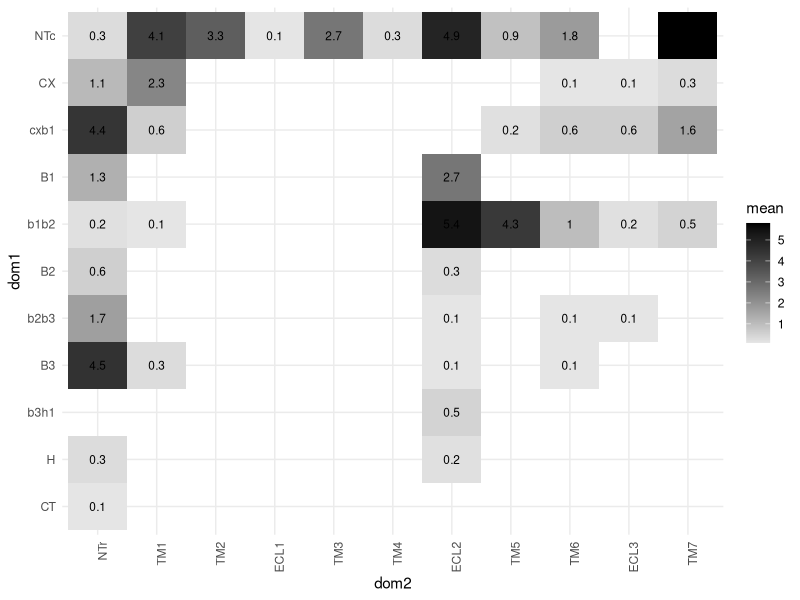
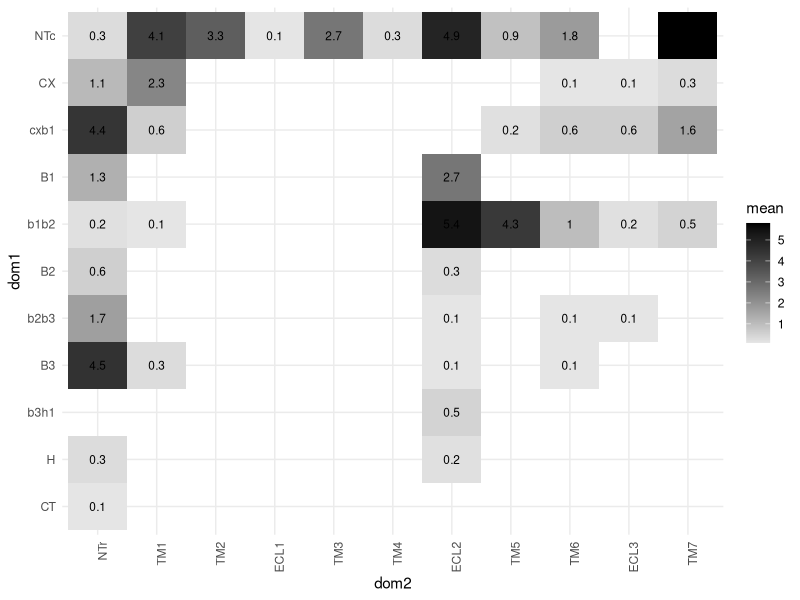

Write R code to recreate these figures, in order.
# Description:
# Calculates mean number of residue-reside contacts across all SSE pairs among
# chemokine-GPCR complex structures. First calculates number of pairwise domain 
# interactions individually, (ie per complex) THEN get percentages (per complex) 
# to normalize percent of that domain-domain interaction comprising total 
# interface, then get the averages of the normalized pairwise contatcs. 
# NOTE: Because the Ngo model encompasses the entire interaction, all Nterm 
# residues of the receptor from NTr.Cm13 and prior were excluded so that the 
# receptor N-terminus approximates the length of the other complexes. NTr.Cm12 
# is the longest length of another receptor, hence exclusion of NTr.Cm13

# packages, working directory
setwd("~/Desktop/Volkman_Lab/BABU_VOLKMAN/CHEMOKINE_PRJ/Data/chemokine_gpcr_ms/")
library(tidyverse)

################################################################################

# import contacts
rin <- read_csv("05_integrate/output/RIN_CONS_CLASS.csv") %>%
  filter(!( target_gnccn %in% c("NTr.Cm27", "NTr.Cm26", "NTr.Cm25", "NTr.Cm24",
                                "NTr.Cm23","NTr.Cm22","NTr.Cm21","NTr.Cm20",
                                "NTr.Cm19","NTr.Cm18","NTr.Cm17","NTr.Cm16",
                                "NTr.Cm15","NTr.Cm14","NTr.Cm13"))) %>%
  filter(file != "6meo") # remove CCR5-gp120 complex

# count number SSE-to-SSE interactions per file
dom <- rin %>% select(dom1, dom2, file) %>% count(dom1, dom2, file)

# get ALL paired SSE-to-SSE counts for ALL complexes
# (ie add zeros to SSEs which do not have representative contact)
dom <- dom %>% unite(col = dom, dom1:dom2, sep = "_")
dom <- dom %>% pivot_wider(names_from = file, values_from = "n")
dom[is.na(dom)] <- 0
dom <- dom %>% pivot_longer(cols = 2:ncol(dom), names_to = "file", values_to = "n" )
dom <- dom %>% separate(col = dom, into = c("dom1", "dom2"), sep = "_")

# count totals for each group
dom <- dom %>% group_by(file) %>% mutate(sum = sum(n)) %>% ungroup()

# get mean no. contacts per SSE pair across all structures
dom <- dom %>% group_by(dom1, dom2) %>% summarize(mean = mean(n), sd = sd(n)) %>% ungroup()

# order domains
order.ck.dom <- as.factor(unique(c("NTc","NTc","NTc","NTc","NTc","NTc","NTc","NTc","NTc","NTc","NTc","CX","CX","CX","CX","CX","cxb1","cxb1","cxb1","cxb1","cxb1","cxb1","cxb1","cxb1","cxb1","cxb1","cxb1","cxb1","cxb1","cxb1","cxb1","cxb1","cxb1","cxb1","cxb1","B1","B1","B1","B1","B1","B1","B1","b1b2","b1b2","b1b2","b1b2","b1b2","b1b2","b1b2","b1b2","b1b2","b1b2","b1b2","b1b2","b1b2","b1b2","b1b2","b1b2","b1b2","b1b2","b1b2","b1b2","b1b2","b1b2","b1b2","b1b2","b1b2","B2","B2","B2","B2","B2","B2","b2b3","b2b3","b2b3","b2b3","b2b3","b2b3","b2b3","b2b3","b2b3","b2b3","b2b3","b2b3","B3","B3","B3","B3","b3h1","b3h1","b3h1","b3h1","b3h1","b3h1","H","H","H","H","H","H","H","H","H","H", "CT")))
dom$dom1 <- factor(dom$dom1, levels = rev(order.ck.dom))
order.ckr.dom <- as.factor(unique(c("NTr","NTr","NTr","NTr","NTr","NTr","NTr","NTr","NTr","NTr","NTr","TM1","TM1","TM1","TM1","TM1","TM1","TM1","TM1","TM1","TM1","TM1","TM1","TM1","TM1","TM1","TM1","TM1","TM1","TM1","TM1","TM1","TM1","TM1","TM1","TM1","TM1","TM1","TM1","TM1","TM1","TM1","TM1","TM1","TM1","TM1","TM1","TM1","ICL1","ICL1","ICL1","ICL1","TM2","TM2","TM2","TM2","TM2","TM2","TM2","TM2","TM2","TM2","TM2","TM2","TM2","TM2","TM2","TM2","TM2","TM2","TM2","TM2","TM2","TM2","TM2","TM2","TM2","TM2","TM2","TM2","TM2","TM2","TM2","ECL1","ECL1","ECL1","ECL1","ECL1","TM3","TM3","TM3","TM3","TM3","TM3","TM3","TM3","TM3","TM3","TM3","TM3","TM3","TM3","TM3","TM3","TM3","TM3","TM3","TM3","TM3","TM3","TM3","TM3","TM3","TM3","TM3","TM3","TM3","TM3","TM3","TM3","TM3","TM3","TM3","TM3","TM3","TM3","TM3","ICL2","ICL2","ICL2","ICL2","ICL2","ICL2","ICL2","ICL2","ICL2","TM4","TM4","TM4","TM4","TM4","TM4","TM4","TM4","TM4","TM4","TM4","TM4","TM4","TM4","TM4","TM4","TM4","TM4","TM4","TM4","TM4","TM4","TM4","TM4","TM4","TM4","TM4","TM4","TM4","ECL2","ECL2","ECL2","ECL2","ECL2","ECL2","ECL2","ECL2","ECL2","ECL2","ECL2","ECL2","ECL2","ECL2","ECL2","ECL2","ECL2","ECL2","ECL2","TM5","TM5","TM5","TM5","TM5","TM5","TM5","TM5","TM5","TM5","TM5","TM5","TM5","TM5","TM5","TM5","TM5","TM5","TM5","TM5","TM5","TM5","TM5","TM5","TM5","TM5","TM5","TM5","TM5","TM5","TM5","TM5","TM5","TM5","TM5","TM5","TM5","TM5","TM5","TM5","TM5","ICL3","TM6","TM6","TM6","TM6","TM6","TM6","TM6","TM6","TM6","TM6","TM6","TM6","TM6","TM6","TM6","TM6","TM6","TM6","TM6","TM6","TM6","TM6","TM6","TM6","TM6","TM6","TM6","TM6","TM6","TM6","TM6","TM6","TM6","TM6","TM6","TM6","TM6","TM6","ECL3","TM7","TM7","TM7","TM7","TM7","TM7","TM7","TM7","TM7","TM7","TM7","TM7","TM7","TM7","TM7","TM7","TM7","TM7","TM7","TM7","TM7","TM7","TM7","TM7","TM7","TM7","TM7","TM7","TM7","TM7","TM7","TM7","TM7","H8","H8","H8","H8","H8","H8","H8","H8","H8","H8","H8","H8","H8","H8","H8","H8","H8","H8","H8","H8","H8","H8","H8","H8","H8","H8","CT")))
dom$dom2 <- factor(dom$dom2, levels = order.ckr.dom)

# round means
dom <- dom %>% mutate(mean = round(mean, digits = 1))

# PLOT SSE MATRIX
dom %>%
  ggplot(aes(dom2, dom1, fill = mean)) +
  geom_tile() +
  scale_fill_gradient(low="grey90", high="black") +
  geom_text(aes(dom2, dom1, label = mean), size = 3) +
  theme_minimal() +
  theme(axis.text.x = element_text(angle = 90, hjust = 1))

ggsave(filename = "contact_matrix_sse_plot.pdf", 
 plot = last_plot(), path = "F2/output/",
 width = 5,
 height = 4)
